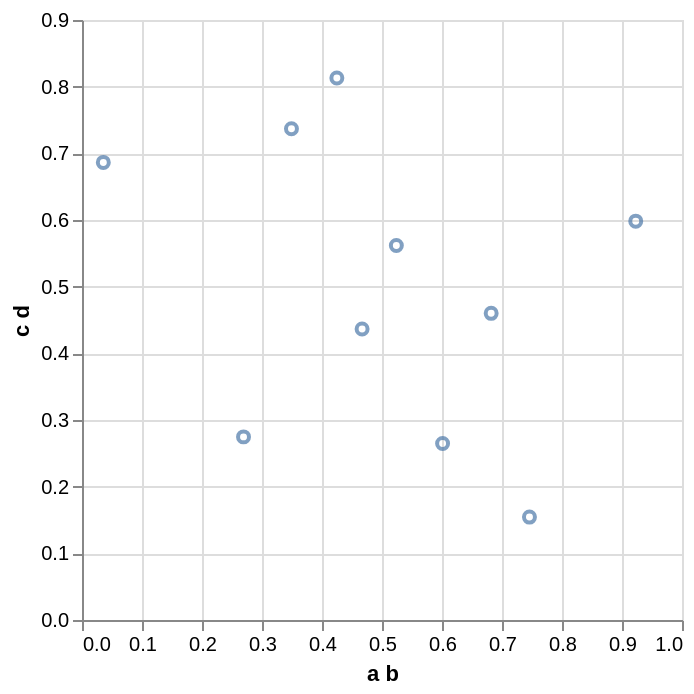

Specify this chart in Vega-Lite:
### Vega-Lite specification from a JSON file in a GitHub repository (floating-point values rounded to 4 significant figures)
{"data": {"values": [{"a b": 0.9229, "c d": 0.5983}, {"a b": 0.682, "c d": 0.46}, {"a b": 0.03553, "c d": 0.6864}, {"a b": 0.3491, "c d": 0.7368}, {"a b": 0.4248, "c d": 0.813}, {"a b": 0.5239, "c d": 0.5616}, {"a b": 0.4668, "c d": 0.4366}, {"a b": 0.2692, "c d": 0.2747}, {"a b": 0.601, "c d": 0.2649}, {"a b": 0.7458, "c d": 0.1544}]}, "encoding": {"x": {"field": "a b", "type": "quantitative"}, "y": {"field": "c d", "type": "quantitative"}}, "mark": "point"}
